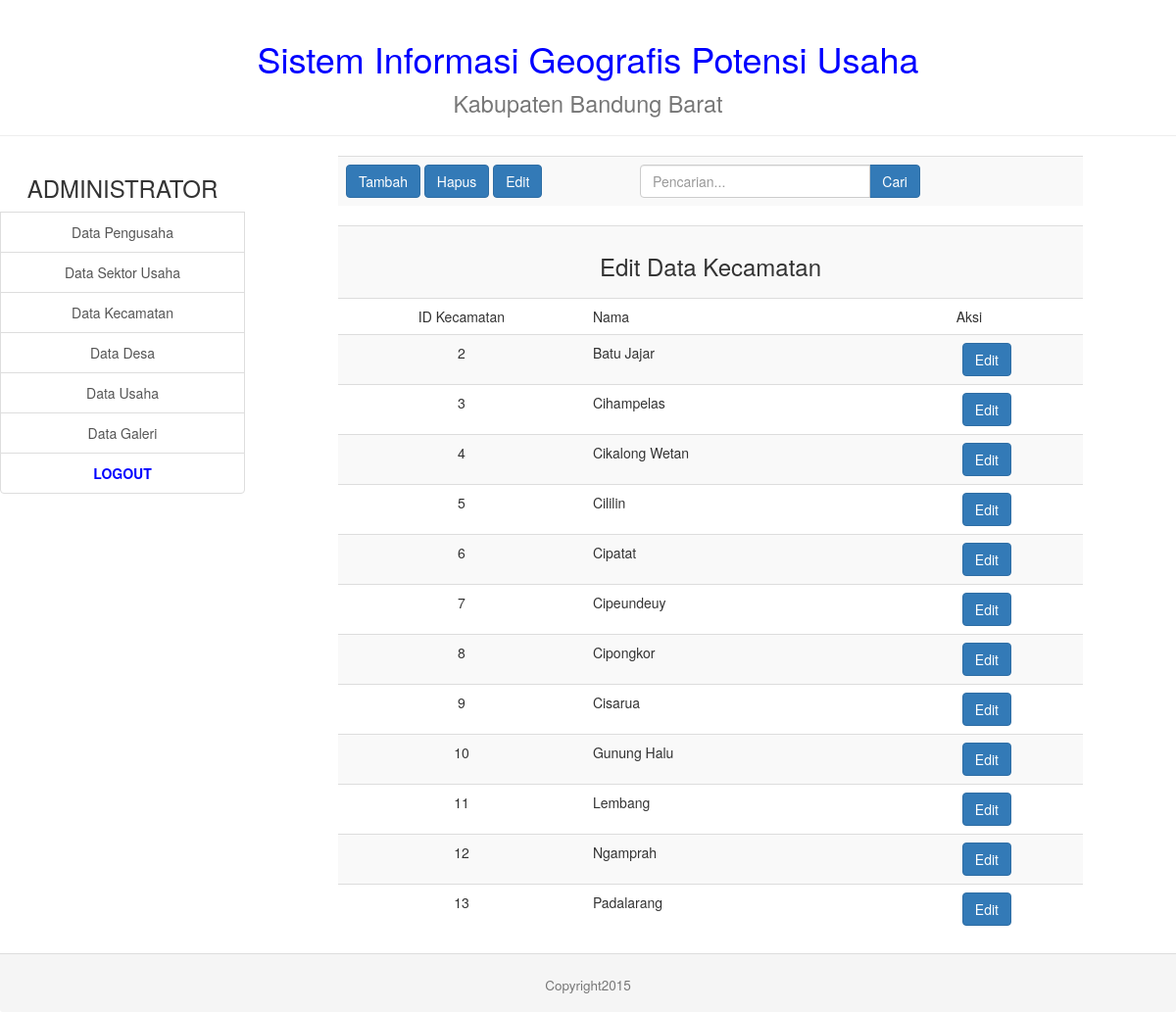
The app's page /admin/kecamatan_edit.php with its own data.
### tables this page shows
CREATE TABLE IF NOT EXISTS `kecamatan` (
`id_kec` int(11) NOT NULL,
  `nama_kec` varchar(20) NOT NULL,
  `dihapus` char(1) NOT NULL DEFAULT 'T'
);

### admin/kecamatan_edit.php (the view, shortened to what this page needs)
<!DOCTYPE html>
<html lang="en">
  <head>
    <?php include("lib_func.php"); ?>
    <link href="css/bootstrap.min.css" rel="stylesheet">
  </head>
<body>
    <table width="100%" align="center" border=0 >
      <tr>
        <td colspan=2 align="center" >
        </td>
      </tr>
      <tr>
        <td width="250px" valign="top">
        </td>
        <td valign="top">
          <table class="table table-striped" align="center">
            <tr>
              <td align="left" width="300px">
                <a href="kecamatan_form_tambah.php"><button type="button" class="btn btn-primary">Tambah</button></a>
                <a href="kecamatan_hapus.php"><button type="button" class="btn btn-primary">Hapus</button></a>
                <a href="kecamatan_edit.php"><button type="button" class="btn btn-primary">Edit</button></a>
              </td>
              <td align="center">
                <div class="row">
                  <div class="col-lg-8">
                    <div class="input-group">
                      <input type="text" class="form-control" placeholder="Pencarian...">
                      <span class="input-group-btn">
                        <button class="btn btn-primary" type="button">Cari</button>
                      </span>
                    </div>
                  </div>
                </div>
              </td>
            </tr>
          </table>
          <?php
            $link=koneksi_db();
            $sql="select * from kecamatan where dihapus='T' order by id_kec";
            $result=mysql_query($sql,$link);
            $banyakrecord=mysql_num_rows($result);
            if($banyakrecord>0)
            {
              ?>
              <table class="table table-striped" align="center">
                <tr>
                  <td colspan=3 align="center" valign="middle"><font></font><h3>Edit Data Kecamatan</h3></td>
                </tr>
                <tr>
                  <td align="center">ID Kecamatan</td>
                  <td>Nama</td>
                  <td align="center">Aksi</td>
                </tr>
              <?php
              while($data=mysql_fetch_array($result))
              {
                ?>
                <tr>
                  <form method="get" action="kecamatan_form_edit.php">
                  <td align="center">
                    <?php echo $data['id_kec'];?>
                  </td>
                  <td>
                    <?php echo $data['nama_kec'];?>
                  </td>
                  <td align="center">
                    <div class="form-group" align="center">
                      <div class="col-sm-offset-2 col-sm-10">
                        <button class="btn btn-primary">Edit</button>
                      </div>
                    </div>
                  </td>
                  </form>
                </tr>
                  <?php
              }
            }
            else
            {
              echo "Data tidak ditemukan";
            }?>
            </table>
        </td>
      </tr>
      <tr>
        <td colspan=2>
        </td>
      </tr>
    </table>
</body>
</html>

### records on screen
kecamatan: id_kec "2", nama_kec "Batu Jajar"
kecamatan: id_kec "3", nama_kec "Cihampelas"
kecamatan: id_kec "4", nama_kec "Cikalong Wetan"
kecamatan: id_kec "5", nama_kec "Cililin"
kecamatan: id_kec "6", nama_kec "Cipatat"
kecamatan: id_kec "7", nama_kec "Cipeundeuy"
kecamatan: id_kec "8", nama_kec "Cipongkor"
kecamatan: id_kec "9", nama_kec "Cisarua"
kecamatan: id_kec "10", nama_kec "Gunung Halu"
kecamatan: id_kec "11", nama_kec "Lembang"
kecamatan: id_kec "12", nama_kec "Ngamprah"
kecamatan: id_kec "13", nama_kec "Padalarang"
